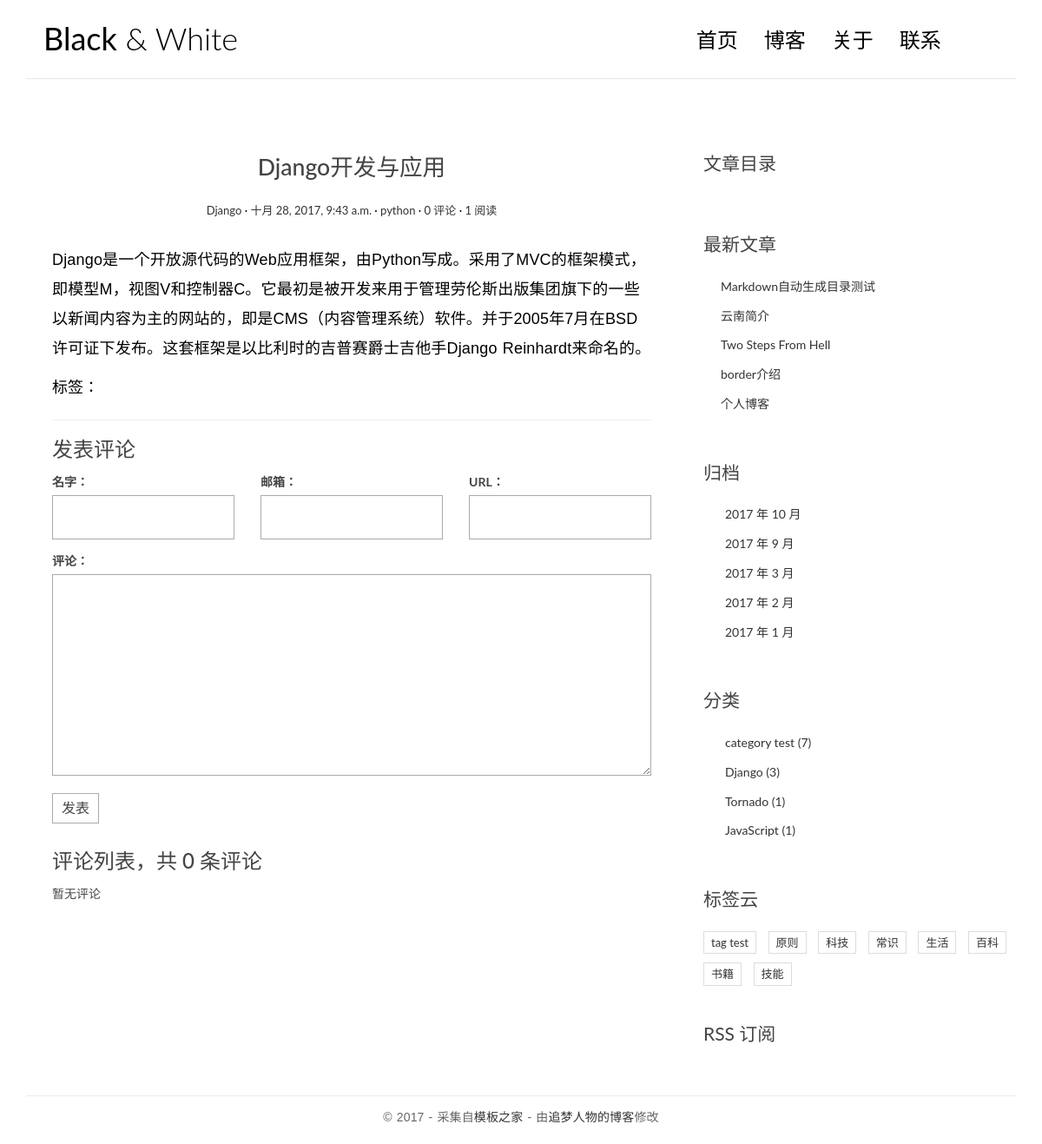
The app's page /post/1/ with its own data.
### blog/models.py (models this page shows, shortened)
class Post(models.Model):
    title = models.CharField(max_length=70)
    body = models.TextField()
    created_time = models.DateTimeField()
    modified_time = models.DateTimeField()
    excerpt = models.CharField(max_length=200, blank=True)
    views = models.PositiveIntegerField(default=0)
    category = models.ForeignKey(Category)
    tags = models.ManyToManyField(Tag, blank=True)
    author = models.ForeignKey(User)
    def get_absolute_url(self):
        return reverse('blog:detail', kwargs={'pk': self.pk})
    def increase_views(self):
        self.views += 1
        self.save(update_fields=['views'])
    class Meta:
        ordering = ['-created_time']
    def save(self, *args, **kwargs):
        if not self.excerpt:
            md = markdown.Markdown(extensions=[
                'markdown.extensions.extra',
                'markdown.extensions.codehilite',
            ])
            self.excerpt = strip_tags(md.convert(self.body))[:54]
        super(Post, self).save(*args, **kwargs)

class Category(models.Model):
    name = models.CharField(max_length=100)

class Tag(models.Model):
    name = models.CharField(max_length=100)

### blog/views.py (the view)
# urls.py: url(r'^post/(?P<pk>[0-9]+)/$', views.PostDetailView.as_view(), name='detail'),
class PostDetailView(DetailView):
    model = Post
    template_name = 'blog/detail.html'
    context_object_name = 'post'
    def get(self, request, *args, **kwargs):
        response = super(PostDetailView, self).get(request, *args, **kwargs)
        self.object.increase_views()
        return response
    def get_object(self, queryset=None):
        post = super(PostDetailView, self).get_object(queryset=None)
        md = markdown.Markdown(extensions=[
            'markdown.extensions.extra',
            'markdown.extensions.codehilite',
            TocExtension(slugify=slugify),
        ])
        post.body = md.convert(post.body)
        post.toc = md.toc
        return post
    def get_context_data(self, **kwargs):
        context = super(PostDetailView, self).get_context_data(**kwargs)
        form = CommentForm()
        comment_list = self.object.comment_set.all()
        context.update({
            'form': form,
            'comment_list': comment_list
        })
        return context

### comments/forms.py
class CommentForm(forms.ModelForm):
    class Meta:
        model = Comment
        fields = ['name', 'email', 'url', 'text']

### blog/templatetags/blog_tags.py (called while the page is built)
@register.simple_tag
def get_recent_posts(num=5):
    return Post.objects.all().order_by('-created_time')[:num]

@register.simple_tag
def archives():
    return Post.objects.dates('created_time', 'month', order='DESC')

@register.simple_tag
def get_categories():
    return Category.objects.annotate(num_posts=Count('post')).filter(num_posts__gt=0)

@register.simple_tag
def get_tags():
    return Tag.objects.annotate(num_posts=Count('post')).filter(num_posts__gt=0)

### templates/blog/detail.html (shortened to what this page needs)
{% extends 'base.html' %}
{% block main %}
    <article class="post post-{{ post.pk }}">
        <header class="entry-header">
            <h1 class="entry-title">{{ post.title }}</h1>
            <div class="entry-meta">
                <span class="post-category"><a href="#">{{ post.category.name }}</a></span>
                <span class="post-date"><a href="#"><time class="entry-date"
                                                          datetime="{{ post.created_time }}">{{ post.created_time }}</time></a></span>
                <span class="post-author"><a href="#">{{ post.author }}</a></span>
                <span class="comments-link"><a href="#">{{ post.comment_set.count }} 评论</a></span>
                <span class="views-count"><a href="#">{{ post.views }} 阅读</a></span>
            </div>
        </header>
        <div class="entry-content clearfix">
            {{ post.body | safe }}
            <div class="widget-tag-cloud">
                <ul>
                    标签：
                </ul>
            </div>
        </div>
    </article>
    <section class="comment-area" id="comment-area">
        <hr>
        <h3>发表评论</h3>
        <form action="{% url 'comments:post_comment' post.pk %}" method="post" class="comment-form">
            <div class="row">
                <div class="col-md-4">
                    <label for="{{ form.name.id_for_label }}">名字：</label>
                    {{ form.name }}
                </div>
                <div class="col-md-4">
                    <label for="{{ form.email.id_for_label }}">邮箱：</label>
                    {{ form.email }}
                </div>
                <div class="col-md-4">
                    <label for="{{ form.url.id_for_label }}">URL：</label>
                    {{ form.url }}
                </div>
                <div class="col-md-12">
                    <label for="{{ form.text.id_for_label }}">评论：</label>
                    {{ form.text }}
                    <button type="submit" class="comment-btn">发表</button>
                </div>
            </div>
        </form>
        <div class="comment-list-panel">
            <h3>评论列表，共 <span>{{ post.comment_set.count }}</span> 条评论</h3>
            <ul class="comment-list list-unstyled">
                {% for comment in comment_list %}
                <li class="comment-item">
                    <span class="nickname">{{ comment.name }}</span>
                    <time class="submit-date">{{ comment.created_time }}</time>
                    <div class="text">
                        {{ comment.text }}
                    </div>
                </li>
                {% empty %}
                暂无评论
                {% endfor %}
            </ul>
        </div>
    </section>
{% endblock main %}
{% block toc %}
    <div class="widget widget-content">
        <h3 class="widget-title">文章目录</h3>
    </div>
{% endblock toc %}

### templates/base.html (shortened to what this page needs)
{% load staticfiles %}
{% load blog_tags %}
<!DOCTYPE html>
<html>
<head>
    <link rel="stylesheet" href="http://code.ionicframework.com/ionicons/2.0.1/css/ionicons.min.css">
    <link rel="stylesheet" href="{% static 'blog/css/bootstrap.min.css' %}">
    <link rel="stylesheet" href="{% static 'blog/css/pace.css' %}">
    <link rel="stylesheet" href="{% static 'blog/css/custom.css' %}">
    <link rel="stylesheet" href="{% static 'blog/css/highlights/github.css' %}">
</head>
<body>
<div class="container">
    <header id="site-header">
        <div class="row">
            <div class="col-md-4 col-sm-5 col-xs-8">
                <div class="logo">
                    <h1><a href="{% url 'blog:index' %}"><b>Black</b> &amp; White</a></h1>
                </div>
            </div>
            <div class="col-md-8 col-sm-7 col-xs-4">
                <nav class="main-nav" role="navigation">
                    <div class="collapse navbar-collapse" id="bs-example-navbar-collapse-1">
                        <ul class="nav navbar-nav navbar-right">
                            <li class="cl-effect-11"><a href="{% url 'blog:index' %}" data-hover="首页">首页</a></li>
                            <li class="cl-effect-11"><a href="full-width.html" data-hover="博客">博客</a></li>
                            <li class="cl-effect-11"><a href="about.html" data-hover="关于">关于</a></li>
                            <li class="cl-effect-11"><a href="contact.html" data-hover="联系">联系</a></li>
                        </ul>
                    </div>
                </nav>
            </div>
        </div>
    </header>
</div>
<div class="content-body">
    <div class="container">
        <div class="row">
            <main class="col-md-8">
                {% block main %}
                {% endblock main %}
            </main>
            <aside class="col-md-4">
                {% block toc %}
                {% endblock toc %}
                <div class="widget widget-recent-posts">
                    <h3 class="widget-title">最新文章</h3>
                    {% get_recent_posts as recent_post_list %}
                    <ul>
                        {% for post in recent_post_list %}
                        <li>
                            <a href="{{ post.get_absolute_url }}">{{ post.title }}</a>
                        </li>
                        {% empty %}
                        暂无文章！
                        {% endfor %}
                    </ul>
                </div>
                <div class="widget widget-archives">
                    <h3 class="widget-title">归档</h3>
                    {% archives as date_list %}
                    <ul>
                        {% for date in date_list %}
                        <li>
                            <a href="{% url 'blog:archives' date.year date.month %}">
                                {{ date.year }} 年 {{ date.month }} 月
                            </a>
                        </li>
                        {% empty %}
                        暂无归档！
                        {% endfor %}
                    </ul>
                </div>
                <div class="widget widget-category">
                    <h3 class="widget-title">分类</h3>
                    {% get_categories as category_list %}
                    <ul>
                        {% for category in category_list %}
                        <li>
                            <a href="{% url 'blog:category' category.pk %}">
                                {{ category.name }}
                                <span class="post-count">({{ category.num_posts }})</span>
                            </a>
                        </li>
                        {% empty %}
                        暂无归档！
                        {% endfor %}
                    </ul>
                </div>
                <div class="widget widget-tag-cloud">
                    <h3 class="widget-title">标签云</h3>
                    {% get_tags as tag_list %}
                    <ul>
                        {% for tag in tag_list %}
                        <li>
                            <a href="{% url 'blog:tag' tag.pk %}">{{ tag.name }}</a>
                        </li>
                        {% empty %}
                        暂无标签！
                        {% endfor %}
                    </ul>
                </div>
                <div class="rss">
                    <a href=""> RSS 订阅</a>
                </div>
            </aside>
        </div>
    </div>
</div>
<footer id="site-footer">
    <div class="container">
        <div class="row">
            <div class="col-md-12">
                <p class="copyright">&copy 2017 - 采集自<a href="http://www.cssmoban.com/"
                                                        target="_blank" title="模板之家">模板之家</a>
                    - 由<a href="http://zmrenwu.com/" title="网页模板" target="_blank">追梦人物的博客</a>修改
                </p>
            </div>
        </div>
    </div>
</footer>
</body>
</html>

### blog/static/blog/css/custom.css (style rules this page uses)
* { outline: none; }
h1, h2, h3, h4, h5, h6 { margin-top: 0; }
b { font-weight: 400; }
a { color: #333; }
body { color: #444; font-family: 'Lato', sans-serif; }
p { font-family: 'Ubuntu', sans-serif; font-weight: 400; word-spacing: 1px; letter-spacing: 0.01em; }
#site-header { background-color: #FFF; padding: 25px 20px; margin-bottom: 40px; border-bottom: 1px solid #e7e7e7; }
.logo h1 a { color: #000; }
.logo h1 { margin: 0; font-family: 'Lato', sans-serif; font-weight: 300; }
.main-nav { margin-top: 11px; max-width: 95%; }
.main-nav a { color: #000000 !important; padding: 0 0 5px 0 !important; margin-right: 30px; font-family: 'Lato', sans-serif; font-weight: 300; font-size: 24px; }
.cl-effect-11 a { padding: 10px 0; color: #0972b4; text-shadow: none; }
.cl-effect-11 a::before { position: absolute; top: 0; left: 0; overflow: hidden; padding: 0 0 5px 0 !important; max-width: 0; border-bottom: 1px solid #000; color: #000; content: attr(data-hover); white-space: nowrap; -webkit-transition: max-width 0.5s; -moz-transition: max-width 0.5s; transition: max-width 0.5s; }
.content-body { padding-bottom: 4em; }
.post { background: #fff; padding: 30px 30px 0; }
.entry-title { text-align: center; font-size: 1.9em; margin-bottom: 20px; line-height: 1.6; padding: 10px 20px 0; }
.entry-meta { text-align: center; color: #DDDDDD; font-size: 13px; margin-bottom: 30px; }
.entry-content { font-size: 18px; line-height: 1.9; font-weight: 300; color: #000; }
.post-category::after, .post-date::after, .post-author::after, .comments-link::after { content: ' ·'; color: #000; }
.widget { background: #fff; padding: 30px 0 0; }
.widget-title { font-size: 1.5em; margin-bottom: 20px; line-height: 1.6; padding: 10px 0 0; font-weight: 400; }
.widget-recent-posts ul { padding: 0; margin: 0; padding-left: 20px; }
.widget-recent-posts ul li { list-style-type: none; position: relative; line-height: 170%; margin-bottom: 10px; }
.widget-recent-posts ul li::before { content: '\f3d3'; font-family: "Ionicons"; position: absolute; left: -17px; top: 3px; font-size: 16px; color: #000; }
.widget-archives ul { padding: 0; margin: 0; padding-left: 25px; }
.widget-archives ul li { list-style-type: none; position: relative; line-height: 170%; margin-bottom: 10px; }
.widget-archives ul li::before { content: '\f3f3'; font-family: "Ionicons"; position: absolute; left: -25px; top: 1px; font-size: 16px; color: #000; }
.widget-category ul { padding: 0; margin: 0; padding-left: 25px; }
.widget-category ul li { list-style-type: none; position: relative; line-height: 170%; margin-bottom: 10px; }
.widget-category ul li::before { content: '\f3fe'; font-family: "Ionicons"; position: absolute; left: -25px; top: 1px; font-size: 18px; color: #000; }
.widget-tag-cloud ul { padding: 0; margin: 0; margin-right: -10px; }
.widget-tag-cloud ul li { list-style-type: none; font-size: 13px; display: inline-block; margin-right: 10px; margin-bottom: 10px; padding: 3px 8px; border: 1px solid #ddd; }
.rss { font-size: 21px; margin-top: 30px; }
.rss a { color: #444; }
#site-footer { padding-top: 10px; padding: 0 0 1.5em 0; }
.copyright { text-align: center; padding-top: 1em; margin: 0; border-top: 1px solid #eee; color: #666; }
.contact-form input, .comment-form input { border: 1px solid #aaa; margin-bottom: 15px; width: 100%; padding: 15px 15px; font-size: 16px; line-height: 100%; transition: 0.4s border-color linear; }
.contact-form textarea, .comment-form textarea { border: 1px solid #aaa; margin-bottom: 15px; width: 100%; padding: 15px 15px; font-size: 16px; line-height: 20px !important; min-height: 183px; transition: 0.4s border-color linear; }
.comment-area { padding: 0 30px 0; }
.comment-form { margin-top: 15px; }
.comment-form .comment-btn { background-color: #fff; border: 1px solid #aaa; font-size: 16px; padding: 5px 10px; }
.comment-list-panel { margin-top: 30px; }
.comment-list { margin-top: 15px; }

### records on screen
Post: title "Django开发与应用", category.name "Django", created_time "十月 28, 2017, 9:43 a.m.", author "python", comment_set.count "0", views "1", body "Django是一个开放源代码的Web应用框架，由Python写成。采用了MVC的框架模式，即模型M，视图V和控制器C。它最初是被开发来用于管理劳伦斯出版集团旗下的一些以新闻内容为主的网站的，即是CMS（内容管理系统）软件。并于2005年7月在BSD许可证下发布。这套框架是以比利时的吉普赛爵士吉他手Django Reinhardt来命名的。"
Post: title "Markdown自动生成目录测试"
Post: title "云南简介"
Post: title "Two Steps From Hell"
Post: title "border介绍"
Post: title "个人博客"
Category: name "category test", num_posts "7"
Category: name "Django", num_posts "3"
Category: name "Tornado", num_posts "1"
Category: name "JavaScript", num_posts "1"
Tag: name "tag test"
Tag: name "原则"
Tag: name "科技"
Tag: name "常识"
Tag: name "生活"
Tag: name "百科"
Tag: name "书籍"
Tag: name "技能"

### other values on screen
{{ date.year }} "2017" "2017" "2017" "2017" "2017"
{{ date.month }} "10" "9" "3" "2" "1"
